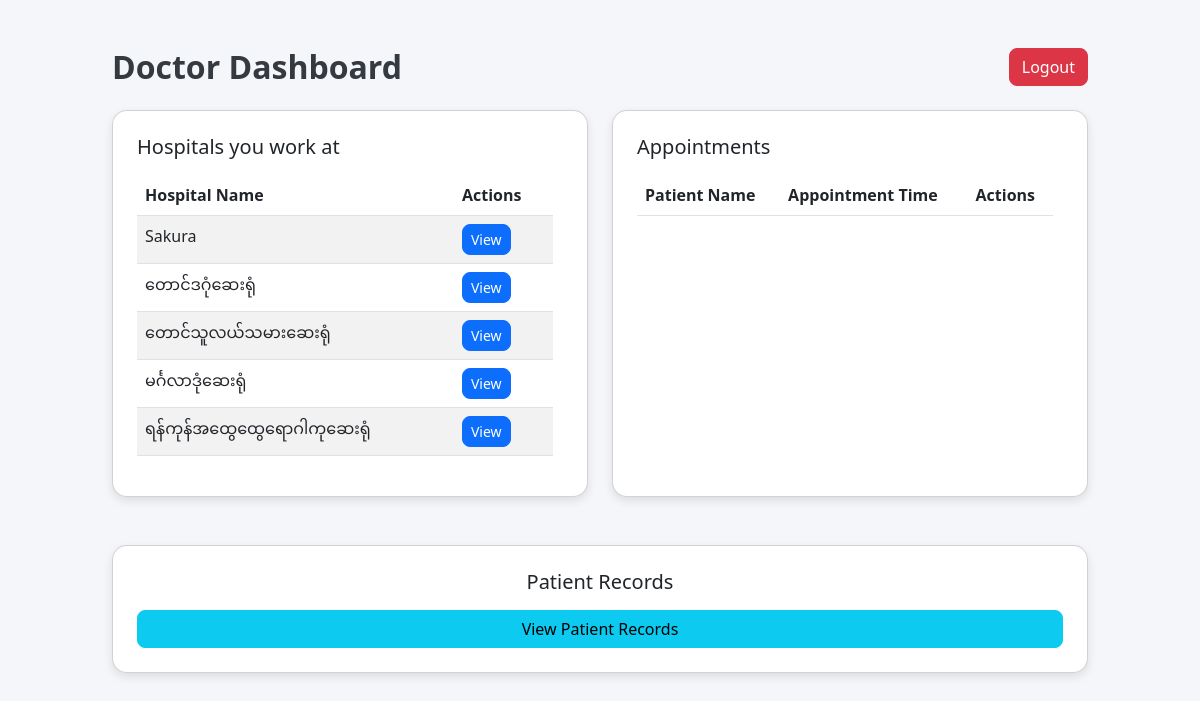
The app's page /PHP/doctor.php (signed in) with its own data.
### tables this page shows
CREATE TABLE IF NOT EXISTS `hospitals` (
  `hospital_id` int NOT NULL AUTO_INCREMENT,
  `name` varchar(255) NOT NULL,
  `location` varchar(255) NOT NULL,
  `specialty` varchar(100) DEFAULT NULL,
  `contact` varchar(20) DEFAULT NULL,
  `rating` decimal(2,1) DEFAULT NULL,
  `emergency_services` tinyint(1) DEFAULT NULL,
  `profile_image` varchar(255) NOT NULL,
  PRIMARY KEY (`hospital_id`)
);

### PHP/doctor.php (the view, shortened to what this page needs)
<!DOCTYPE html>
<html lang="en">
<head>
    <link href="https://cdn.jsdelivr.net/npm/bootstrap@5.3.0/dist/css/bootstrap.min.css" rel="stylesheet">
</head>
<body>
    <div class="container mt-5">
        <div class="d-flex justify-content-between align-items-center mb-4">
            <h2 class="text-center mb-0">Doctor Dashboard</h2>
            <button id="logout-btn" class="btn btn-danger">Logout</button>
        </div>
        <div class="row g-4">
            <div class="col-md-6 d-flex flex-column">
                <div class="card p-4 full-height">
                    <h5 class="mb-3">Hospitals you work at</h5>
                    <div class="scroll-box">
                        <table class="table table-striped">
                            <thead class="sticky-header">
                                <tr>
                                    <th>Hospital Name</th>
                                    <th>Actions</th>
                                </tr>
                            </thead>
                            <tbody>
                                <?php
                                $conn = connect();
                                $sql = $conn->prepare("
                                                                SELECT h.hospital_id, h.name
                                                                FROM hospitals h
                                                                LEFT JOIN doctor_hospital dh ON h.hospital_id = dh.hospital_id
                                                                WHERE dh.doctor_id = :doctor_id
                                                                ORDER BY h.name ASC
                                                            ");
                                $sql->bindParam(':doctor_id', $_SESSION['doctor_id'], PDO::PARAM_INT);
                                $sql->execute();
                                $hospitals = $sql->fetchAll(PDO::FETCH_ASSOC);
                                foreach ($hospitals as $hospital) {
                                    echo "<tr data-hospital_id='" . htmlspecialchars($hospital['hospital_id']) . "'>";
                                    echo "<td class='text-start'>" . htmlspecialchars($hospital['name']) . "</td>";
                                    echo "<td class='text-start'>
                                            <div class='appointment-actions'>
                                                <button class='btn btn-primary btn-sm view-btn'>View</button>
                                            </div>
                                          </td>";
                                    echo "</tr>";
                                }
                                ?>
                            </tbody>
                        </table>
                    </div>
                </div>
            </div>
            <div class="col-md-6 d-flex flex-column">
                <div class="card p-4 full-height">
                    <h5 class="mb-3">Appointments</h5>
                    <div class="scroll-box">
                        <table class="table table-striped">
                            <thead class="sticky-header">
                                <tr>
                                    <th>Patient Name</th>
                                    <th>Appointment Time</th>
                                    <th>Actions</th>
                                </tr>
                            </thead>
                        </table>
                    </div>
                </div>
            </div>
        </div>
        <div class="row g-4 mt-4">
            <div class="col-md-12">
                <div class="card p-4 text-center">
                    <h5 class="mb-3">Patient Records</h5>
                    <button class="btn btn-info w-100" data-bs-toggle="collapse" data-bs-target="#patientRecords">View Patient Records</button>
                </div>
            </div>
        </div>
    </div>
</body>
</html>

### PHP/doctor.php (style rules this page uses)
body { background-color: #f4f6f9; }
.container { max-width: 1000px; position: relative; min-height: 100vh; padding-bottom: 60px; }
.card { border-radius: 15px; background: white; box-shadow: 0px 4px 10px rgba(0, 0, 0, 0.1); height: 100%; }
.btn { border-radius: 8px; }
h2 { font-weight: bold; color: #343a40; }
.scroll-box { max-height: 300px; overflow-y: auto; padding-right: 10px; }
.appointment-actions { display: flex; gap: 10px; }
.full-height { display: flex; flex-direction: column; height: 100%; }
.sticky-header th { position: sticky; top: 0; background: white; z-index: 1; }

### records on screen
hospitals: name "Sakura"
hospitals: name "တောင်ဒဂုံဆေးရုံ"
hospitals: name "တောင်သူလယ်သမားဆေးရုံ"
hospitals: name "မင်္ဂလာဒုံဆေးရုံ"
hospitals: name "ရန်ကုန်အထွေထွေရောဂါကုဆေးရုံ"
